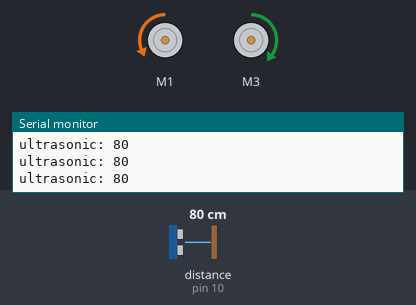
This sketch was run on a simulated Arduino Uno, built with avr-gcc and run on an emulated ATmega328P. On the bench: 2 × DC motor (green arrow = forward, orange = backward, longer = faster), the last lines printed to the serial monitor. Wiring (inferred from the names in the program): ultrasonic range finder: trigger pin 9; echo pin 10. Inputs (shaded band) come from the test bench; at power-on: distance to the obstacle (sensor on pin 10) 80 cm. The echo pulse lasts 58.3 µs per cm.

Above: at 6.2 s.
6.3 s: distance to the obstacle (sensor on pin 10) set to 54 cm
9.3 s: distance to the obstacle (sensor on pin 10) set to 46 cm
At 10.3 s:
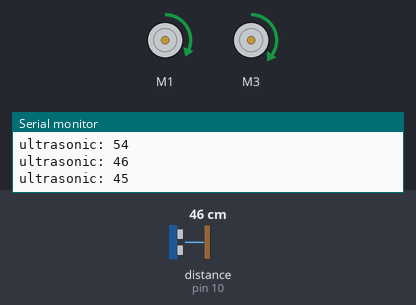
11.1 s: distance to the obstacle (sensor on pin 10) set to 60 cm
At 11.9 s:
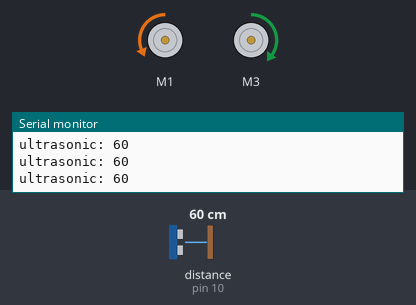
12.6 s: distance to the obstacle (sensor on pin 10) set to 2 cm
At 12.79 s:
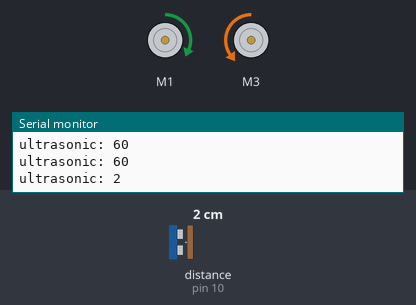
Timing chart, 0 to 15.4 s (numbered marks = the images above; inputs shaded):
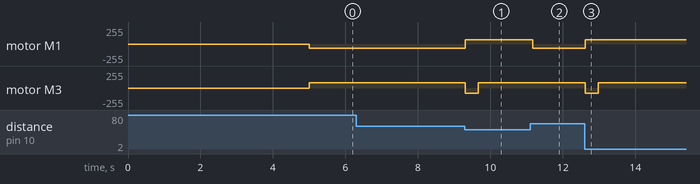

Measured:
- the behaviour switches between 51 and 50 cm on distance to the obstacle (sensor on pin 10) (found by bisection; images 0 and 1)
- after the input at 9.3 s, motor M1: backward 65/255 → forward 65/255 at once; motor M3: forward 80/255 → backward 80/255 at once, → forward 80/255 0.35 s later
- after the input at 11.1 s, motor M1: forward 65/255 → backward 65/255 after 0.08 s
- after the input at 12.6 s, motor M1: backward 65/255 → forward 65/255 at once; motor M3: forward 80/255 → backward 80/255 at once, → forward 80/255 0.35 s later

The sketch:

sketch_jun12c.ino
```cpp
#include <AFMotor.h>    // AFMotor kutubxonasini yuklab oling!!!
AF_DCMotor motor1(1);
AF_DCMotor motor2(3);

int trigPin = 9;
int echoPin = 10;
int davomiylik, sm;
bool  jn = false;

void plusUltra() {
  digitalWrite(trigPin, LOW);
  delayMicroseconds(5);
  digitalWrite(trigPin, HIGH);
  delayMicroseconds(15);
  digitalWrite(trigPin, LOW);
  davomiylik = pulseIn(echoPin, HIGH);
  sm = davomiylik / 58;


  Serial.print("ultrasonic: ");
  Serial.println(sm);
}

void setup() {
  //Serial.begin(9600);
  pinMode(trigPin, OUTPUT);
  pinMode(echoPin, INPUT);
  delay(5000);             // 5 Sekund kutib turish
  motor1.setSpeed(65);    // Tezlik 0 dan 255 gacha o'zgartirish mumkin
  motor1.run(RELEASE);
  motor2.setSpeed(80);    // Tezlik 2- Motor uchun
  motor2.run(RELEASE);
  Serial.begin(9600);
}

void loop() {
  plusUltra();
  //Serial.println(sm);
  if (sm < 50) { //Agar 50 sm masofada biror raqib ko'rinsa
    if (jn == false) {
      motor1.run(FORWARD);   //Oldinga yuri
      motor2.run(BACKWARD);
      delay(350);
      jn = true;
    }
    motor1.run(FORWARD);   //Oldinga yuri
    motor2.run(FORWARD);
    delay(500);
  } else {                 //Raqib ko'rinmasa
    motor1.run(BACKWARD);  //O'nga burilib raqibni qidir
    motor2.run(FORWARD);
    delay(10);
    jn = false;
  }
}
```
